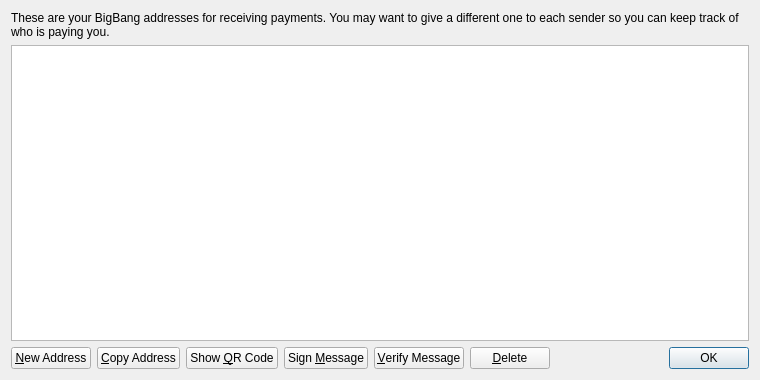
<?xml version="1.0" encoding="UTF-8"?>
<ui version="4.0">
 <class>AddressBookPage</class>
 <widget class="QWidget" name="AddressBookPage">
  <property name="geometry">
   <rect>
    <x>0</x>
    <y>0</y>
    <width>760</width>
    <height>380</height>
   </rect>
  </property>
  <property name="windowTitle">
   <string>Address Book</string>
  </property>
  <layout class="QVBoxLayout" name="verticalLayout">
   <item>
    <widget class="QLabel" name="labelExplanation">
     <property name="text">
      <string>These are your BigBang addresses for receiving payments. You may want to give a different one to each sender so you can keep track of who is paying you.</string>
     </property>
     <property name="textFormat">
      <enum>Qt::PlainText</enum>
     </property>
     <property name="wordWrap">
      <bool>true</bool>
     </property>
    </widget>
   </item>
   <item>
    <widget class="QTableView" name="tableView">
     <property name="contextMenuPolicy">
      <enum>Qt::CustomContextMenu</enum>
     </property>
     <property name="toolTip">
      <string>Double-click to edit address or label</string>
     </property>
     <property name="tabKeyNavigation">
      <bool>false</bool>
     </property>
     <property name="alternatingRowColors">
      <bool>true</bool>
     </property>
     <property name="selectionMode">
      <enum>QAbstractItemView::SingleSelection</enum>
     </property>
     <property name="selectionBehavior">
      <enum>QAbstractItemView::SelectRows</enum>
     </property>
     <property name="sortingEnabled">
      <bool>true</bool>
     </property>
     <attribute name="verticalHeaderVisible">
      <bool>false</bool>
     </attribute>
    </widget>
   </item>
   <item>
    <layout class="QHBoxLayout" name="horizontalLayout">
     <item>
      <widget class="QPushButton" name="newAddressButton">
       <property name="toolTip">
        <string>Create a new address</string>
       </property>
       <property name="text">
        <string>&amp;New Address</string>
       </property>
       <property name="icon">
        <iconset resource="../bitcoin.qrc">
         <normaloff>:/icons/add</normaloff>:/icons/add</iconset>
       </property>
      </widget>
     </item>
     <item>
      <widget class="QPushButton" name="copyToClipboard">
       <property name="toolTip">
        <string>Copy the currently selected address to the system clipboard</string>
       </property>
       <property name="text">
        <string>&amp;Copy Address</string>
       </property>
       <property name="icon">
        <iconset resource="../bitcoin.qrc">
         <normaloff>:/icons/editcopy</normaloff>:/icons/editcopy</iconset>
       </property>
      </widget>
     </item>
     <item>
      <widget class="QPushButton" name="showQRCode">
       <property name="text">
        <string>Show &amp;QR Code</string>
       </property>
       <property name="icon">
        <iconset resource="../bitcoin.qrc">
         <normaloff>:/icons/qrcode</normaloff>:/icons/qrcode</iconset>
       </property>
      </widget>
     </item>
     <item>
      <widget class="QPushButton" name="signMessage">
       <property name="toolTip">
        <string>Sign a message to prove you own a BigBang address</string>
       </property>
       <property name="text">
        <string>Sign &amp;Message</string>
       </property>
       <property name="icon">
        <iconset resource="../bitcoin.qrc">
         <normaloff>:/icons/edit</normaloff>:/icons/edit</iconset>
       </property>
      </widget>
     </item>
     <item>
      <widget class="QPushButton" name="verifyMessage">
       <property name="toolTip">
        <string>Verify a message to ensure it was signed with a specified BigBang address</string>
       </property>
       <property name="text">
        <string>&amp;Verify Message</string>
       </property>
       <property name="icon">
        <iconset resource="../bitcoin.qrc">
         <normaloff>:/icons/transaction_0</normaloff>:/icons/transaction_0</iconset>
       </property>
      </widget>
     </item>
     <item>
      <widget class="QPushButton" name="deleteButton">
       <property name="toolTip">
        <string>Delete the currently selected address from the list</string>
       </property>
       <property name="text">
        <string>&amp;Delete</string>
       </property>
       <property name="icon">
        <iconset resource="../bitcoin.qrc">
         <normaloff>:/icons/remove</normaloff>:/icons/remove</iconset>
       </property>
      </widget>
     </item>
     <item>
      <spacer name="horizontalSpacer">
       <property name="orientation">
        <enum>Qt::Horizontal</enum>
       </property>
       <property name="sizeHint" stdset="0">
        <size>
         <width>40</width>
         <height>20</height>
        </size>
       </property>
      </spacer>
     </item>
     <item>
      <widget class="QDialogButtonBox" name="buttonBox">
       <property name="sizePolicy">
        <sizepolicy hsizetype="Maximum" vsizetype="Fixed">
         <horstretch>0</horstretch>
         <verstretch>0</verstretch>
        </sizepolicy>
       </property>
       <property name="standardButtons">
        <set>QDialogButtonBox::Ok</set>
       </property>
      </widget>
     </item>
    </layout>
   </item>
  </layout>
 </widget>
 <resources>
  <include location="../bitcoin.qrc"/>
 </resources>
 <connections/>
</ui>
